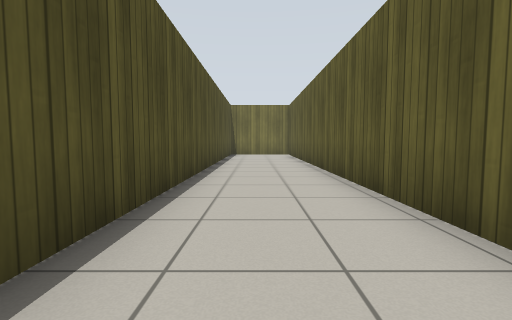
[1] (above)

22 first-person views from a walk through a robot-simulator world made for Gazebo. The camera is 0.72 m above the floor, tilts 4° down and sees 85° across. The floor is counted in squares, 1 m on a side. Each view is taken from the middle of a square. On the plan, view 1 faces up. The plan holds only what a view shows up to about 10 squares ahead; the rest is blank. Robots are left out. Gazebo's built-in surfaces are drawn with simple patterns. Some stock models are drawn as simple stand-ins.

[2]
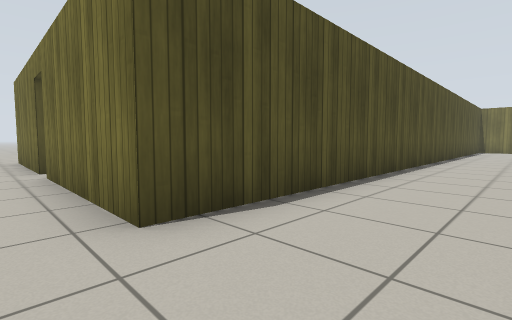

[3]
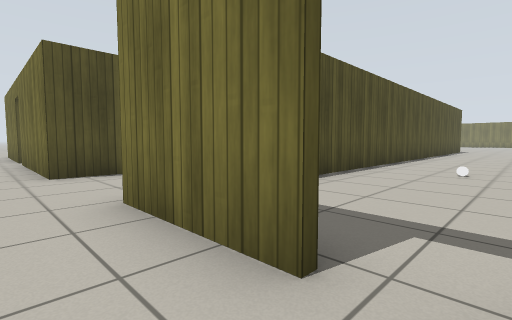

[4]
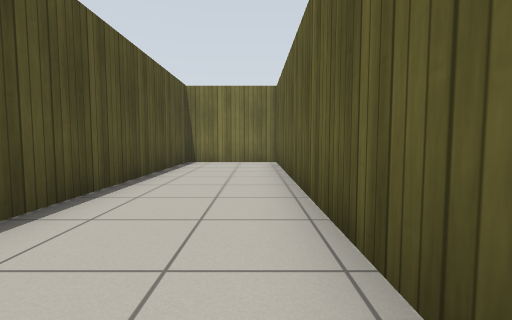

[5]
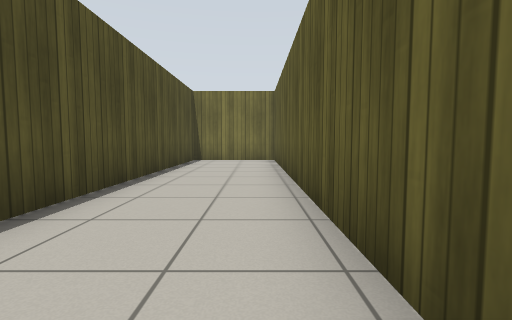

[6]
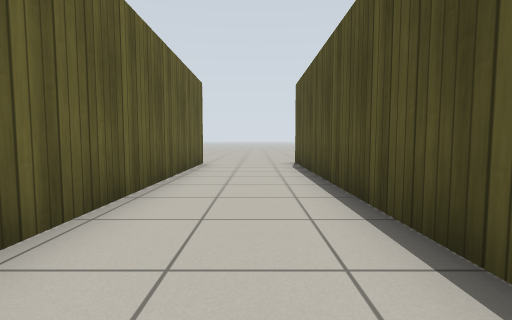

[7]
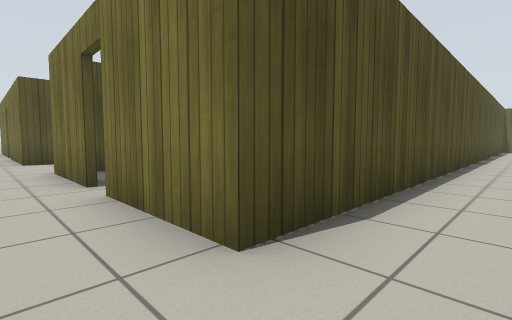

[8]
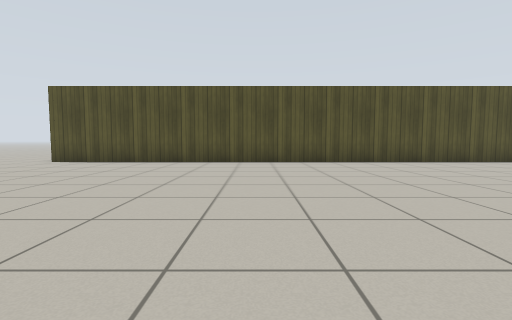

[9]
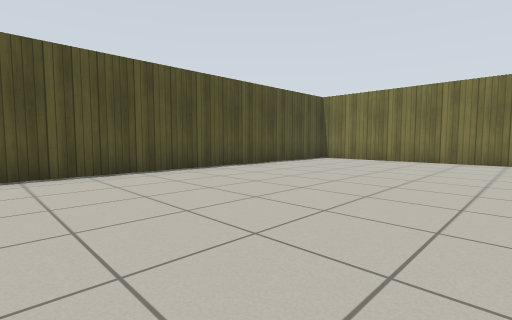

[10]
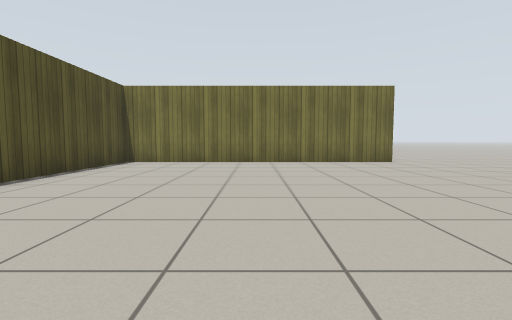

[11]
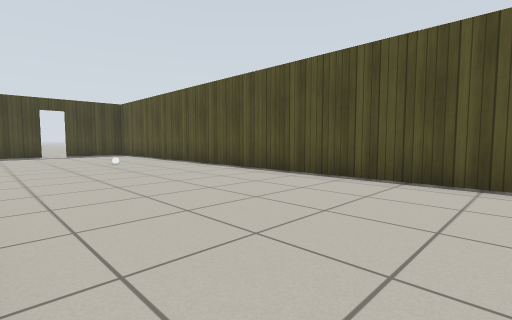

[12]
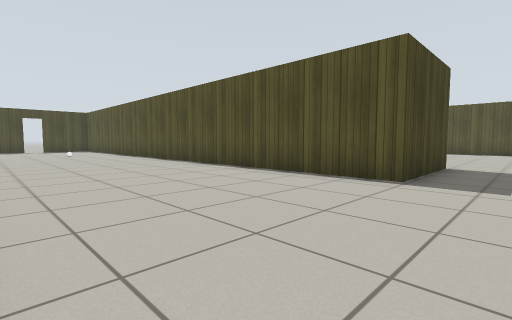

[13]
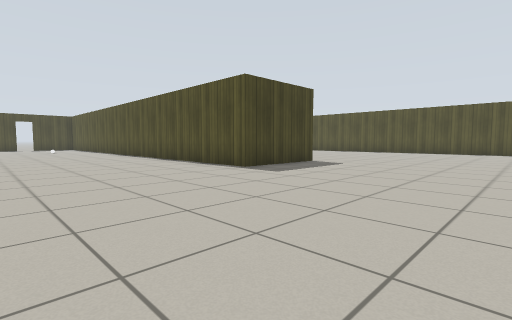

[14]
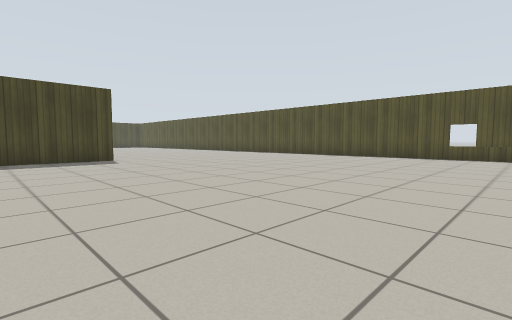

[15]
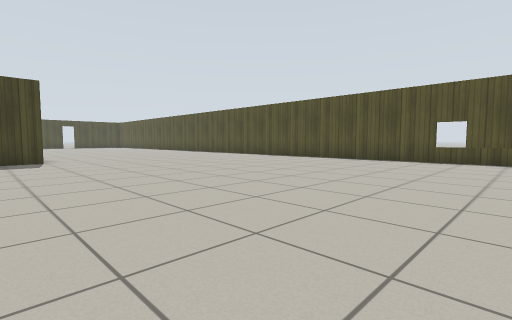

[16]
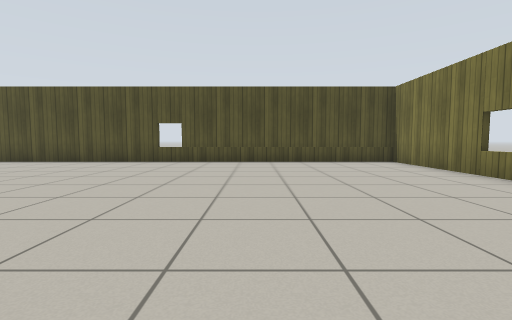

[17]
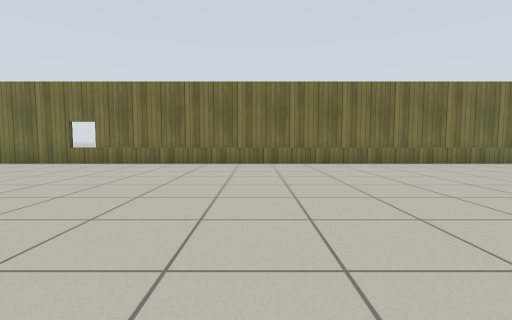

[18]
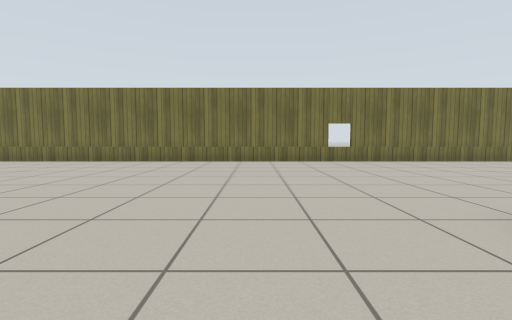

[19]
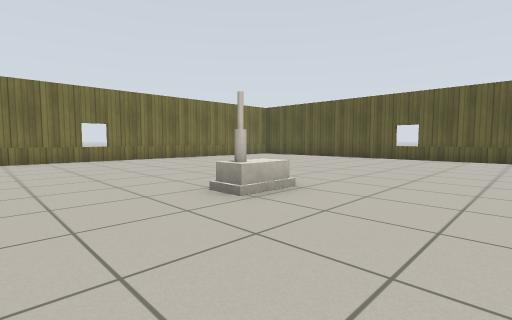

[20]
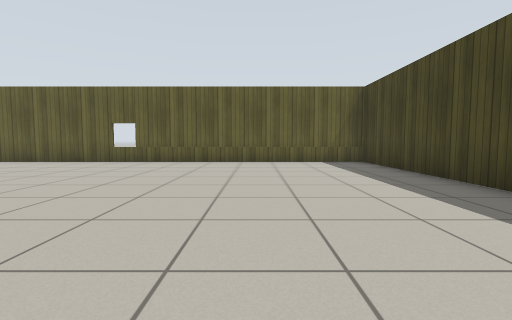

[21]
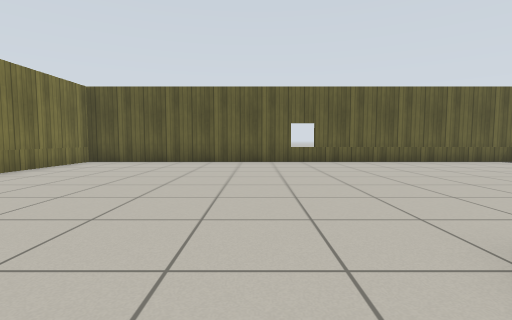

[22]
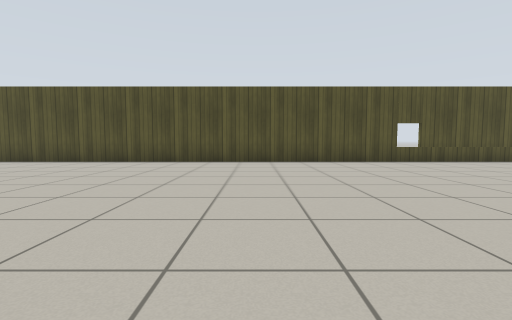

### Floor plan
Points are (right, up) in squares from view 1. A wall is a line through its corners. A room is listed if a view was taken in it or the views show most of it. See-through windows are left out.
Room 1 (views 1, 2, 4, 5, 6)
walls: (1.7, -4.8) (1.7, 14.3) (-1.3, 14.3) (-1.3, -5.1) (-5.6, -5.1); (-6.4, -5.1) (-10.6, -5.1)
ways out: opening at (2, -6) to room 2; open door at (-6, -5) to room 3
Room 2 (views 3, 7, 8, 9, 10)
walls: (16.6, 15.3) (7.7, 15.3) (7.7, -4.8) (5, -4.8); (4.2, -4.8) (1.7, -4.8)
ways out: opening at (2, -6) to room 1; open door at (4.5, -5) to room 3
Room 3 (views 11, 12, 13, 14, 15, 16, 17, 18, 19, 20, 21, 22)
walls: (-1.5, 14.4) (1.8, 14.4) (1.8, -1); (10.9, 15.4) (16.4, 15.4) (16.4, 30.6) (-10.4, 30.6) (-10.4, 9.4)
ways out: open door at (-6, -5) to room 1; open door at (4.5, -5) to room 2
objects: other object (4, 1); house (8, 23)

Where each view was taken, in squares from view 1:
view 1: 0 up, 0 right, facing up
view 2: 6 down, 1 right, facing up-left
view 3: 6 down, 5 right, facing up-left
view 4: 5 up, 1 right, facing up
view 5: 4 up, 1 right, facing up
view 6: 4 up, 0 right, facing down
view 7: 6 down, 9 right, facing up-left
view 8: 2 up, 17 right, facing left
view 9: 5 up, 14 right, facing up-left
view 10: 6 up, 12 right, facing up
view 11: 10 up, 7 right, facing down-left
view 12: 16 up, 7 right, facing down-left
view 13: 20 up, 7 right, facing down-left
view 14: 25 up, 2 right, facing down-left
view 15: 25 up, 0 right, facing down-left
view 16: 26 up, 1 left, facing left
view 17: 22 up, 1 left, facing up
view 18: 21 up, 5 right, facing up
view 19: 20 up, 5 right, facing up-right
view 20: 19 up, 7 right, facing right
view 21: 25 up, 7 right, facing right
view 22: 18 up, 1 left, facing left
